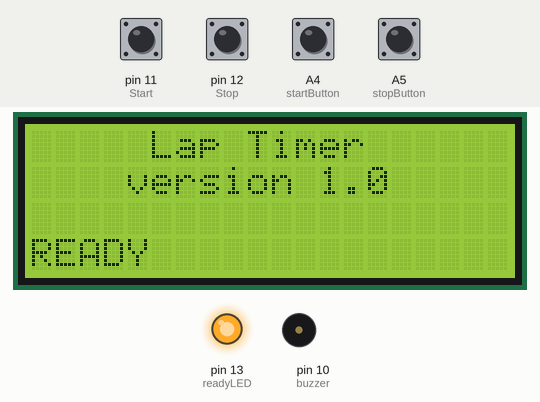
The sketch below on a simulated Arduino Mega 2560, built with avr-gcc and run on an emulated ATmega2560. Parts: 20×4 character LCD, output pins drawn as LEDs (lit = HIGH), buzzer (waves = sounding). The test bench sets the inputs (shaded band); at power-on: A4 (startButton), A5 (stopButton), pin 11 (Start), pin 12 (Stop) HIGH.

Above: at 1.7 s.
1.8 s: pin 11 (Start) pulled LOW for 0.15 s
At 2.6 s:
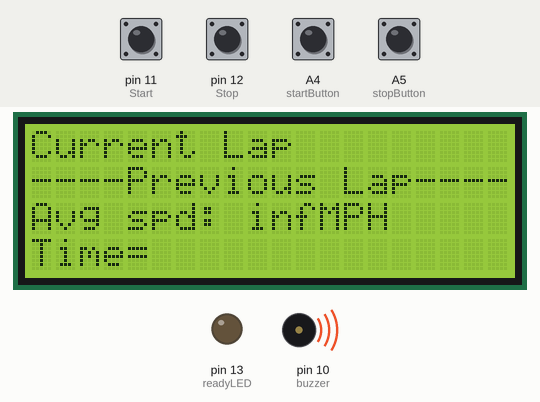
4.9 s: pin 12 (Stop) pulled LOW for 0.15 s
At 6.2 s:
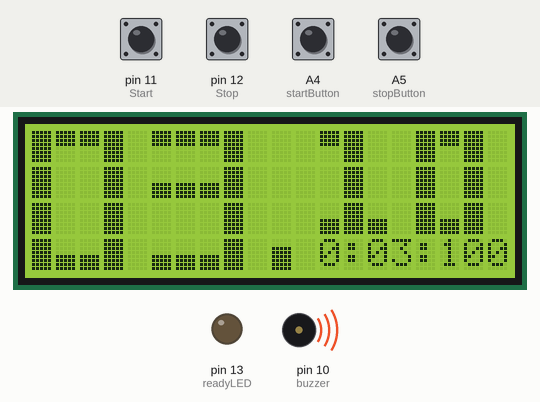
8.0 s: A4 (startButton) pulled LOW for 0.15 s
At 8.5 s:
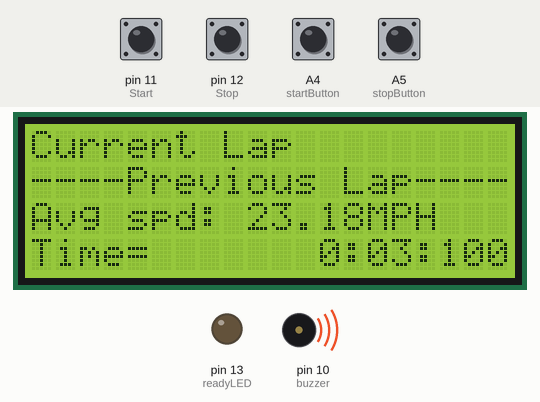
11.1 s: A5 (stopButton) pulled LOW for 0.15 s
At 13.9 s:
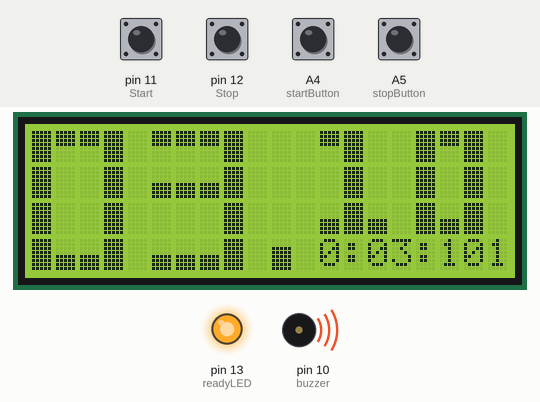
14.2 s: pin 12 (Stop) pulled LOW for 1 s
At 15.7 s:
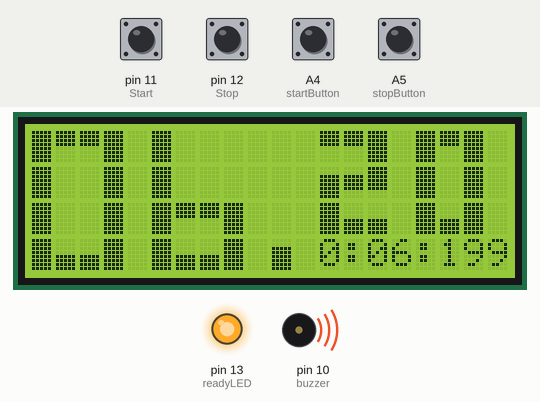
16.7 s: A5 (stopButton) pulled LOW for 1 s
At 17.6 s:
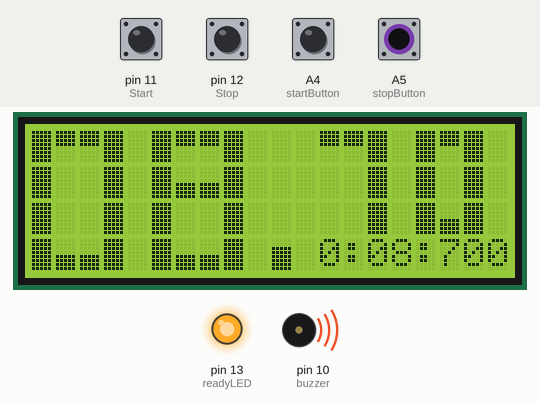
Timing chart, 0 to 19.7 s (numbered marks = the images above; inputs shaded):
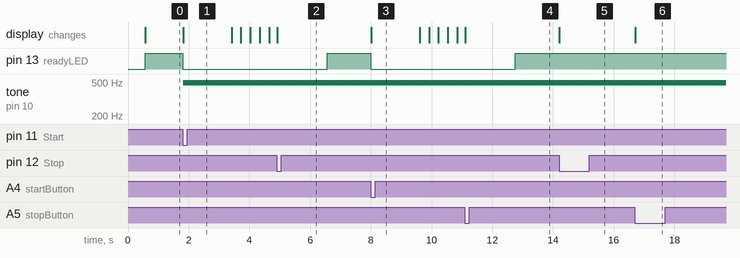

Measured:
- after the input at 1.8 s, pin 13 (readyLED): HIGH → LOW at once; tone on pin 10 (buzzer): silent → 490 Hz at once; the display: changes at once (image 1)
- after the input at 4.9 s, pin 13 (readyLED): LOW → HIGH after 1.7 s; the display: changes at once (image 2)
- after the input at 8.0 s, pin 13 (readyLED): HIGH → LOW at once; the display: changes at once (image 3)
- after the input at 11.1 s, pin 13 (readyLED): LOW → HIGH after 1.7 s; the display: changes at once (image 4)
- after the input at 14.2 s, the display: changes at once (image 5)
- after the input at 16.7 s, the display: changes at once (image 6)

The sketch:

Lap_Timer_version_1.0.ino
```cpp
// Laptimer version 1.0
// 07.09.18 - inital release

unsigned long start, finished, elapsed;
#include<LiquidCrystal.h>

//Arduino Mega 2560 pin assignments
#define startButton A4
#define stopButton A5
#define contrast 9
#define buzzer 10
#define Start 11
#define Stop 12
#define readyLED 13

int distance = 102; //in feet, down and back flyball course length for calc MPH
float velocity;
float time; //seconds
boolean  recordedTime = false;
float oldTime = 0;
LiquidCrystal lcd (7,6,5,4,3,2); //Arduino Mega 2560 digital pin assignments
int x =0;
 float h, m;
 int s, ms;
 unsigned long over;

 //arrays to build custom font segments
byte AA[8] =
{  B11111,  B11111,  B11111,  B11111,  B00000,  B00000,  B00000,  B00000};
byte BB[8] =
{  B00000,  B00000,  B00000,  B00000,  B11111,  B11111,  B11111,  B11111};
byte CC[8] =
{  B00000,  B00000,  B11111,  B11111,  B11111,  B11111,  B00000,  B00000};
byte DD[8] =
{  B11111,  B11111,  B11111,  B11111,  B11111,  B11111,  B00000,  B00000};
byte EE[8] =
{  B00000,  B00000,  B11111,  B11111,  B11111,  B11111,  B11111,  B11111};
byte FF[8] =
{  B11111,  B11111,  B11111,  B11111,  B11111,  B11111,  B11111,  B11111};
byte GG[8] =
{  B00000,  B00000,  B00000,  B00000,  B00000,  B00000,  B00000,  B00000};
byte dot[8] =
{ B00000,   B00000,  B00000,  B00000,  B00000,  B01110,  B01110,  B01110};

void setup()
{


 lcd.begin(20,4);
pinMode(Start, INPUT_PULLUP); // the start trigger
pinMode(Stop, INPUT_PULLUP); // the stop trigger
pinMode(startButton, INPUT_PULLUP);
pinMode(stopButton, INPUT_PULLUP);
pinMode(readyLED, OUTPUT); // Light to say when the stopwatch is ready
//pinMode(buzzer, OUTPUT);

  lcd.createChar(7,AA);
  lcd.createChar(1,BB);
  lcd.createChar(2,CC);
  lcd.createChar(3,DD);
  lcd.createChar(4,EE);
  lcd.createChar(5,FF);
  lcd.createChar(6,GG);
  lcd.createChar(8,dot);
  digitalWrite(readyLED, LOW);
  lcd.setCursor(5,0);  lcd.print("Lap Timer"); //title
  lcd.setCursor(4,1);  lcd.print("version 1.0");
  delay(500); //title delay before ready
  //lcd.clear();
  //analogWrite(buzzer, 0);
  //analogWrite(contrast, 75);
  //lcd.noDisplay();
 lcd.setCursor(0, 3); // set cursor to first row
 lcd.print("READY");
 //lcd.write(1);lcd.write(2);lcd.write(3);lcd.write(4);lcd.write(5);lcd.write(6);lcd.write(7); lcd.write(8);
 //lcd.setCursor(0, 3); lcd.print("12345678");
 digitalWrite(readyLED, HIGH);
}

void loop()
{

 if  (recordedTime == true) {
  lcd.setCursor(13,0);
  lcd.print((millis()-start) /1000.0);  //original set to /1000.0
  lcd.setCursor(16,1);
  //lcd.print((millis()-start) /100);  //display running timmer until stop is pressed.
 }


 if (digitalRead(Start) == LOW || digitalRead(startButton) == LOW )   {
     start = millis();
     //lcd.clear();
     digitalWrite(readyLED, LOW);
     lcd.setCursor(0,0);lcd.print("Current Lap         ");
     lcd.setCursor(0,1);lcd.print("----Previous Lap----");
     lcd.setCursor(0,2);lcd.print("                    ");
     velocity = distance /time*0.6818; //convert to MPH
     lcd.setCursor(0,2);lcd.print("Avg spd: "); lcd.print(velocity);lcd.print("MPH");
     lcd.setCursor(0,3);lcd.print("Time=      ");
     recordedTime = true;
     beepLow();
     //lcd.setCursor(0,17); lcd.print("s ");
     lcd.display();
     delay(1500); //for debounce to eliminate false triggers
     }


if (digitalRead(Stop) == LOW || digitalRead(stopButton) == LOW )   {
     finished = millis();
     lcd.clear();
     displayResult();
     printBigNumbers();
     beepHigh();
     recordedTime = false; //stop showing running time
     delay(1500); // for debounce to eliminate false triggers
     digitalWrite(readyLED, HIGH);
     //oldTime =
     }

}


void displayResult()  {

 elapsed = finished - start;
 time = elapsed/1000;
 h = int(elapsed / 3600000);
 over = elapsed % 3600000;
 m = int(over / 60000);
 over = over % 60000;
 s = int(over / 1000);
 ms = over % 1000;
 lcd.setCursor(9,3);
 lcd.print("   ");
 lcd.setCursor(12,3);

 lcd.print(m,0); //0 needed for some reason bc its a float number ???
 lcd.print(":");
 if (s < 10)        //leading zeroes
   {lcd.print('0');}
 lcd.print(s);
 lcd.print(":");
 if (ms < 100) {lcd.print('0');} //leading zeroes
 if (ms <  10) {lcd.print('0');} //leading zeroes
 lcd.print(ms);


colons();
}

void colons(){
  lcd.setCursor(10,3);   // write the decimal place as big font
  lcd.write(4);
  //lcd.setCursor(8,2);
  //lcd.write(3);


}

void beepLow(){
  analogWrite(buzzer, 100); delay(100);
  analogWrite(buzzer, 0);
}

void beepHigh(){
  analogWrite(buzzer, 100); delay(50);
  analogWrite(buzzer, 0);  delay(50);
  analogWrite(buzzer, 100); delay(50);
  analogWrite(buzzer, 0);
}

void printBigNumbers() {
//rounding numbers to the tenths
if (ms >= 995 && ms <=999) {s = s ++; ms=0;}
if (ms <  0 && ms <= 4 || ms % 10 <  0 && ms % 10 <= 4 ) {ms = 0;}
if (ms >= 5 && ms <= 9 || ms % 10 >= 5 && ms % 10 <=9 ) {ms = ms + 10;}


//racers place
 if (ms >= 0   && ms <= 99 )  {x= 12; custom0();    }
 if (ms >= 100 && ms <= 199)  {x= 12; custom1();    }
 if (ms >= 200 && ms <= 299)  {x= 12; custom2();    }
 if (ms >= 300 && ms <= 399)  {x= 12; custom3();    }
 if (ms >= 400 && ms <= 499)  {x= 12; custom4();    }
 if (ms >= 500 && ms <= 599)  {x= 12; custom5();    }
 if (ms >= 600 && ms <= 699)  {x= 12; custom6();    }
 if (ms >= 700 && ms <= 799)  {x= 12; custom7();    }
 if (ms >= 800 && ms <= 899)  {x= 12; custom8();    }
 if (ms >= 900 && ms <= 999)  {x= 12; custom9();    }

 //tenths' place
 if (ms >= 0 && ms <= 90) {x=16; custom0();}
 if (ms >=  0 && ms <=  9 || ms % 100 >=  0 && ms % 100 <=  9  ) {x=16; custom0(); }
 if (ms >= 10 && ms <= 19 || ms % 100 >= 10 && ms % 100 <= 19  ) {x=16; custom1(); }
 if (ms >= 20 && ms <= 29 || ms % 100 >= 20 && ms % 100 <= 29  ) {x=16; custom2(); }
 if (ms >= 30 && ms <= 39 || ms % 100 >= 30 && ms % 100 <= 39  ) {x=16; custom3(); }
 if (ms >= 40 && ms <= 49 || ms % 100 >= 40 && ms % 100 <= 49  ) {x=16; custom4(); }
 if (ms >= 50 && ms <= 59 || ms % 100 >= 50 && ms % 100 <= 59  ) {x=16; custom5(); }
 if (ms >= 60 && ms <= 69 || ms % 100 >= 60 && ms % 100 <= 69  ) {x=16; custom6(); }
 if (ms >= 70 && ms <= 79 || ms % 100 >= 70 && ms % 100 <= 79  ) {x=16; custom7(); }
 if (ms >= 80 && ms <= 89 || ms % 100 >= 80 && ms % 100 <= 89  ) {x=16; custom8(); }
 if (ms >= 90 && ms <= 99 || ms % 100 >= 90 && ms % 100 <= 99  ) {x=16; custom9(); }

 //seconds
 //if seconds / 10 and remainder is 0 (0,10,20,30,40,50) print the custom zero in the one's place
  if (s == 0 || s % 10 == 0)  { x=5; huge0();    }
  if (s == 1 || s % 10 == 1)  { x=5; huge1();    }
  if (s == 2 || s % 10 == 2)  { x=5; huge2();    }
  if (s == 3 || s % 10 == 3)  { x=5; huge3();    }
  if (s == 4 || s % 10 == 4)  { x=5; huge4();    }
  if (s == 5 || s % 10 == 5)  { x=5; huge5();    }
  if (s == 6 || s % 10 == 6)  { x=5; huge6();    }
  if (s == 7 || s % 10 == 7)  { x=5; huge7();    }
  if (s == 8 || s % 10 == 8)  { x=5; huge8();    }
  if (s == 9 || s % 10 == 9)  { x=5; huge9();    }
  if (s < 10 )                { x=0; huge0();    }
  if (s >= 10 && s < 20 )     { x=0; huge1();    }
  if (s >= 20 && s < 30 )     { x=0; huge2();    }
  if (s >= 30 && s < 40 )     { x=0; huge3();    }
  if (s >= 40 && s < 50 )     { x=0; huge4();    }
  if (s >= 50 && s < 60 )     { x=0; huge5();    }
}


//section for assembling the large font numbers
void custom0()
{
  lcd.setCursor(x, 0); // set cursor to first row
  lcd.write(5);  //call each segment to create
  lcd.write(7);  //top
  lcd.write(5);
  lcd.setCursor(x, 1); // set cursor to second row
  lcd.write(5);  // call each segment to create
  lcd.write(6);  // middle
  lcd.write(5);
  lcd.setCursor(x, 2); //set cursor to place 0, line 2
  lcd.write(5);  // call each segment to create
  lcd.write(1);  // bottom
  lcd.write(5);
}

void custom1(){
  lcd.setCursor(x, 0); lcd.write(7);  lcd.write(5);  lcd.write(6);
  lcd.setCursor(x, 1); lcd.write(6);  lcd.write(5);  lcd.write(6);
  lcd.setCursor(x, 2); lcd.write(1);  lcd.write(5);  lcd.write(1);    }

void custom2(){
  lcd.setCursor(x, 0); lcd.write(7);  lcd.write(7);  lcd.write(5);
  lcd.setCursor(x, 1); lcd.write(4);  lcd.write(2);  lcd.write(3);
  lcd.setCursor(x, 2); lcd.write(5);  lcd.write(1);  lcd.write(1);    }

void custom3(){
  lcd.setCursor(x, 0); lcd.write(7);  lcd.write(7);  lcd.write(5);
  lcd.setCursor(x, 1); lcd.write(2);  lcd.write(2);  lcd.write(5);
  lcd.setCursor(x, 2); lcd.write(1);  lcd.write(1);  lcd.write(5);    }

void custom4(){
  lcd.setCursor(x, 0); lcd.write(5);  lcd.write(6);  lcd.write(5);
  lcd.setCursor(x, 1); lcd.write(3);  lcd.write(2);  lcd.write(5);
  lcd.setCursor(x, 2); lcd.write(6);  lcd.write(6);  lcd.write(5);    }

void custom5(){
  lcd.setCursor(x, 0);  lcd.write(5);  lcd.write(7);  lcd.write(7);
  lcd.setCursor(x, 1);  lcd.write(3);  lcd.write(2);  lcd.write(4);
  lcd.setCursor(x, 2);  lcd.write(1);  lcd.write(1);  lcd.write(5);    }

void custom6(){
  lcd.setCursor(x, 0); lcd.write(5);  lcd.write(6);  lcd.write(6);
  lcd.setCursor(x, 1); lcd.write(5);  lcd.write(2);  lcd.write(4);
  lcd.setCursor(x, 2); lcd.write(5);  lcd.write(1);  lcd.write(5);    }

void custom7(){
  lcd.setCursor(x, 0); lcd.write(7);  lcd.write(7);  lcd.write(5);
  lcd.setCursor(x, 1); lcd.write(6);  lcd.write(6);  lcd.write(5);
  lcd.setCursor(x, 2); lcd.write(6);  lcd.write(6);  lcd.write(5);    }

void custom8(){
  lcd.setCursor(x, 0); lcd.write(5);  lcd.write(7);  lcd.write(5);
  lcd.setCursor(x, 1); lcd.write(5);  lcd.write(2);  lcd.write(5);
  lcd.setCursor(x, 2); lcd.write(5);  lcd.write(1);  lcd.write(5);    }

void custom9(){
  lcd.setCursor(x, 0); lcd.write(5);  lcd.write(7);  lcd.write(5);
  lcd.setCursor(x, 1); lcd.write(3);  lcd.write(2);  lcd.write(5);
  lcd.setCursor(x, 2); lcd.write(6);  lcd.write(6);  lcd.write(5);    }

void huge0(){
  lcd.setCursor(x, 0); lcd.write(5);  lcd.write(7);  lcd.write(7);  lcd.write(5);
  lcd.setCursor(x, 1); lcd.write(5);  lcd.write(6);  lcd.write(6);  lcd.write(5);
  lcd.setCursor(x, 2); lcd.write(5);  lcd.write(6);  lcd.write(6);  lcd.write(5);
  lcd.setCursor(x, 3); lcd.write(5);  lcd.write(1);  lcd.write(1);  lcd.write(5); }

void huge1(){
  lcd.setCursor(x, 0); lcd.write(6);  lcd.write(1);  lcd.write(5);  lcd.write(6);
  lcd.setCursor(x, 1); lcd.write(6);  lcd.write(6);  lcd.write(5);  lcd.write(6);
  lcd.setCursor(x, 2); lcd.write(6);  lcd.write(6);  lcd.write(5);  lcd.write(6);
  lcd.setCursor(x, 3); lcd.write(6);  lcd.write(1);  lcd.write(5);  lcd.write(1); }
void huge2(){
  lcd.setCursor(x, 0); lcd.write(7);  lcd.write(7);  lcd.write(7);  lcd.write(5);
  lcd.setCursor(x, 1); lcd.write(1);  lcd.write(1);  lcd.write(1);  lcd.write(5);
  lcd.setCursor(x, 2); lcd.write(5);  lcd.write(6);  lcd.write(6);  lcd.write(6);
  lcd.setCursor(x, 3); lcd.write(5);  lcd.write(1);  lcd.write(1);  lcd.write(1); }

  void huge3(){
  lcd.setCursor(x, 0); lcd.write(7);  lcd.write(7);  lcd.write(7);  lcd.write(5);
  lcd.setCursor(x, 1); lcd.write(1);  lcd.write(1);  lcd.write(1);  lcd.write(5);
  lcd.setCursor(x, 2); lcd.write(6);  lcd.write(6);  lcd.write(6);  lcd.write(5);
  lcd.setCursor(x, 3); lcd.write(1);  lcd.write(1);  lcd.write(1);  lcd.write(5); }

  void huge4(){ //another way to build the numbers
  int row0[4]= {5,6,6,5};  lcd.setCursor(x, 0);for (int i =0; i<4; i++){  lcd.write(row0[i]);}
  int row1[4]= {5,1,1,5};  lcd.setCursor(x, 1);for (int i =0; i<4; i++){  lcd.write(row1[i]);}
  int row2[4]= {6,6,6,5};  lcd.setCursor(x, 2);for (int i =0; i<4; i++){  lcd.write(row2[i]);}
  int row3[4]= {6,6,6,5};  lcd.setCursor(x, 3);for (int i =0; i<4; i++){  lcd.write(row3[i]);} }

  void huge5(){ // yet another way to build the numbers
  int row[16]= {5,7,7,7,5,1,1,1,6,6,6,5,1,1,1,5};
  lcd.setCursor(x, 0);for (int i = 0; i< 4; i++){  lcd.write(row[i]);}
  lcd.setCursor(x, 1);for (int i = 4; i< 8; i++){  lcd.write(row[i]);}
  lcd.setCursor(x, 2);for (int i = 8; i<12; i++){  lcd.write(row[i]);}
  lcd.setCursor(x, 3);for (int i =12; i<16; i++){  lcd.write(row[i]);} }


  void huge6(){
  int row0[4]= {5,6,6,6};  lcd.setCursor(x, 0);for (int i =0; i<4; i++){  lcd.write(row0[i]);}
  int row1[4]= {5,6,6,6};  lcd.setCursor(x, 1);for (int i =0; i<4; i++){  lcd.write(row1[i]);}
  int row2[4]= {5,7,7,5};  lcd.setCursor(x, 2);for (int i =0; i<4; i++){  lcd.write(row2[i]);}
  int row3[4]= {5,1,1,5};  lcd.setCursor(x, 3);for (int i =0; i<4; i++){  lcd.write(row3[i]);} }

  void huge7(){
  int row0[4]= {7,7,7,5};  lcd.setCursor(x, 0);for (int i =0; i<4; i++){  lcd.write(row0[i]);}
  int row1[4]= {6,6,6,5};  lcd.setCursor(x, 1);for (int i =0; i<4; i++){  lcd.write(row1[i]);}
  int row2[4]= {6,6,6,5};  lcd.setCursor(x, 2);for (int i =0; i<4; i++){  lcd.write(row2[i]);}
  int row3[4]= {6,6,6,5};  lcd.setCursor(x, 3);for (int i =0; i<4; i++){  lcd.write(row3[i]);} }

  void huge8(){
  int row0[4]= {5,7,7,5};  lcd.setCursor(x, 0);for (int i =0; i<4; i++){  lcd.write(row0[i]);}
  int row1[4]= {5,1,1,5};  lcd.setCursor(x, 1);for (int i =0; i<4; i++){  lcd.write(row1[i]);}
  int row2[4]= {5,6,6,5};  lcd.setCursor(x, 2);for (int i =0; i<4; i++){  lcd.write(row2[i]);}
  int row3[4]= {5,1,1,5};  lcd.setCursor(x, 3);for (int i =0; i<4; i++){  lcd.write(row3[i]);} }

  void huge9(){
  int row0[4]= {5,7,7,5};  lcd.setCursor(x, 0);for (int i =0; i<4; i++){  lcd.write(row0[i]);}
  int row1[4]= {5,1,1,5};  lcd.setCursor(x, 1);for (int i =0; i<4; i++){  lcd.write(row1[i]);}
  int row2[4]= {6,6,6,5};  lcd.setCursor(x, 2);for (int i =0; i<4; i++){  lcd.write(row2[i]);}
  int row3[4]= {6,6,6,5};  lcd.setCursor(x, 3);for (int i =0; i<4; i++){  lcd.write(row3[i]);} }
```
